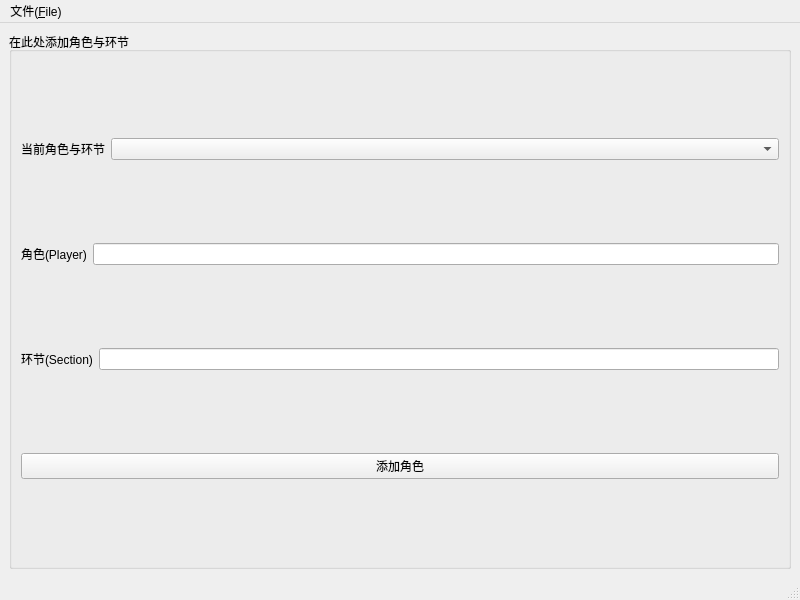
<?xml version="1.0" encoding="UTF-8"?>
<ui version="4.0">
 <class>MainWindow</class>
 <widget class="QMainWindow" name="MainWindow">
  <property name="geometry">
   <rect>
    <x>0</x>
    <y>0</y>
    <width>800</width>
    <height>600</height>
   </rect>
  </property>
  <property name="windowTitle">
   <string>MainWindow</string>
  </property>
  <widget class="QWidget" name="centralwidget">
   <layout class="QVBoxLayout" name="verticalLayout">
    <item>
     <widget class="QGroupBox" name="groupBox">
      <property name="title">
       <string>在此处添加角色与环节</string>
      </property>
      <layout class="QVBoxLayout" name="verticalLayout_2">
       <item>
        <layout class="QHBoxLayout" name="horizontalLayout_3" stretch="0,1">
         <item>
          <widget class="QLabel" name="label_3">
           <property name="text">
            <string>当前角色与环节</string>
           </property>
          </widget>
         </item>
         <item>
          <widget class="QComboBox" name="cb_current_player"/>
         </item>
        </layout>
       </item>
       <item>
        <layout class="QHBoxLayout" name="horizontalLayout">
         <item>
          <widget class="QLabel" name="label">
           <property name="text">
            <string>角色(Player)</string>
           </property>
          </widget>
         </item>
         <item>
          <widget class="QLineEdit" name="le_player"/>
         </item>
        </layout>
       </item>
       <item>
        <layout class="QHBoxLayout" name="horizontalLayout_2">
         <item>
          <widget class="QLabel" name="label_2">
           <property name="text">
            <string>环节(Section)</string>
           </property>
          </widget>
         </item>
         <item>
          <widget class="QLineEdit" name="le_section"/>
         </item>
        </layout>
       </item>
       <item>
        <widget class="QPushButton" name="btn_add_player">
         <property name="text">
          <string>添加角色</string>
         </property>
        </widget>
       </item>
      </layout>
     </widget>
    </item>
   </layout>
  </widget>
  <widget class="QMenuBar" name="menubar">
   <property name="geometry">
    <rect>
     <x>0</x>
     <y>0</y>
     <width>800</width>
     <height>33</height>
    </rect>
   </property>
   <widget class="QMenu" name="menu">
    <property name="title">
     <string>文件(&amp;File)</string>
    </property>
    <addaction name="action_export"/>
   </widget>
   <addaction name="menu"/>
  </widget>
  <widget class="QStatusBar" name="statusbar"/>
  <action name="action_export">
   <property name="text">
    <string>导出(&amp;Export)</string>
   </property>
  </action>
 </widget>
 <resources/>
 <connections/>
</ui>
